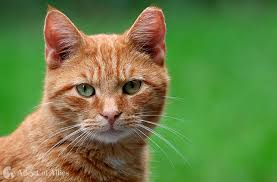
#> input picture images.jfif, 277 x 182 px
$ python '6.Binary Image.py'
#> lines starting #> are read from the running program, lines starting #| are printed output that depends on the picture; after the words box and inside, x2 and y2 are one past the last pixel; in counts of white or black regions, pixels touching at a corner belong together
import cv2
img=cv2.imread("images.jfif")
#> img is the input picture: shape (182, 277, 3); mean B, G, R 69.2, 129.5, 105.6
gray_image=cv2.cvtColor(img,cv2.COLOR_RGB2GRAY)
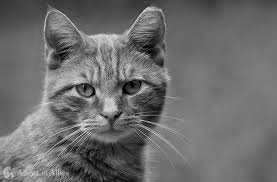
#> gray_image: shape (182, 277); min 1, max 243, mean 108.7
ret,thresh=cv2.threshold(gray_image,70,255,0)
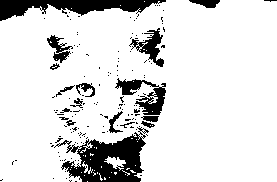
#> thresh: shape (182, 277); 86.3% white; 151 black regions (135 under 20 px), largest, box (x1, y1, x2, y2) and area: (54, 127, 149, 182) 2509, (0, 0, 166, 21) 1732, (115, 78, 166, 115) 782
cv2.imshow("Binary Image",thresh)
cv2.waitKey(0)
